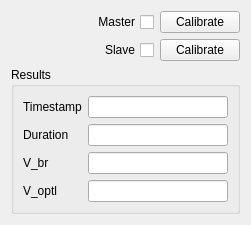
<?xml version="1.0" encoding="UTF-8"?>
<ui version="4.0">
 <class>CalibrationBarElement</class>
 <widget class="QFrame" name="CalibrationBarElement">
  <property name="geometry">
   <rect>
    <x>0</x>
    <y>0</y>
    <width>251</width>
    <height>216</height>
   </rect>
  </property>
  <property name="windowTitle">
   <string>Form</string>
  </property>
  <layout class="QGridLayout" name="gridLayout">
   <item row="0" column="2">
    <widget class="QPushButton" name="masterPushButton">
     <property name="text">
      <string>Calibrate</string>
     </property>
    </widget>
   </item>
   <item row="1" column="1">
    <widget class="QCheckBox" name="slaveCheckBox">
     <property name="layoutDirection">
      <enum>Qt::LayoutDirection::RightToLeft</enum>
     </property>
     <property name="text">
      <string>Slave</string>
     </property>
    </widget>
   </item>
   <item row="0" column="0" rowspan="2">
    <widget class="QLabel" name="idLabel">
     <property name="layoutDirection">
      <enum>Qt::LayoutDirection::LeftToRight</enum>
     </property>
     <property name="text">
      <string/>
     </property>
    </widget>
   </item>
   <item row="0" column="1">
    <widget class="QCheckBox" name="masterCheckBox">
     <property name="layoutDirection">
      <enum>Qt::LayoutDirection::RightToLeft</enum>
     </property>
     <property name="text">
      <string>Master</string>
     </property>
    </widget>
   </item>
   <item row="1" column="2">
    <widget class="QPushButton" name="slavePushButton">
     <property name="text">
      <string>Calibrate</string>
     </property>
    </widget>
   </item>
   <item row="2" column="0" colspan="3">
    <widget class="QGroupBox" name="groupBox">
     <property name="title">
      <string>Results</string>
     </property>
     <layout class="QGridLayout" name="gridLayout_2">
      <item row="1" column="1">
       <widget class="QLineEdit" name="lineEdit_2"/>
      </item>
      <item row="0" column="0">
       <widget class="QLabel" name="label_2">
        <property name="text">
         <string>Timestamp</string>
        </property>
       </widget>
      </item>
      <item row="0" column="1">
       <widget class="QLineEdit" name="lineEdit"/>
      </item>
      <item row="2" column="0">
       <widget class="QLabel" name="label_4">
        <property name="text">
         <string>V_br</string>
        </property>
       </widget>
      </item>
      <item row="1" column="0">
       <widget class="QLabel" name="label_3">
        <property name="text">
         <string>Duration</string>
        </property>
       </widget>
      </item>
      <item row="2" column="1">
       <widget class="QLineEdit" name="lineEdit_3"/>
      </item>
      <item row="3" column="0">
       <widget class="QLabel" name="label_5">
        <property name="text">
         <string>V_optl</string>
        </property>
       </widget>
      </item>
      <item row="3" column="1">
       <widget class="QLineEdit" name="lineEdit_4"/>
      </item>
     </layout>
    </widget>
   </item>
  </layout>
 </widget>
 <resources/>
 <connections/>
</ui>
